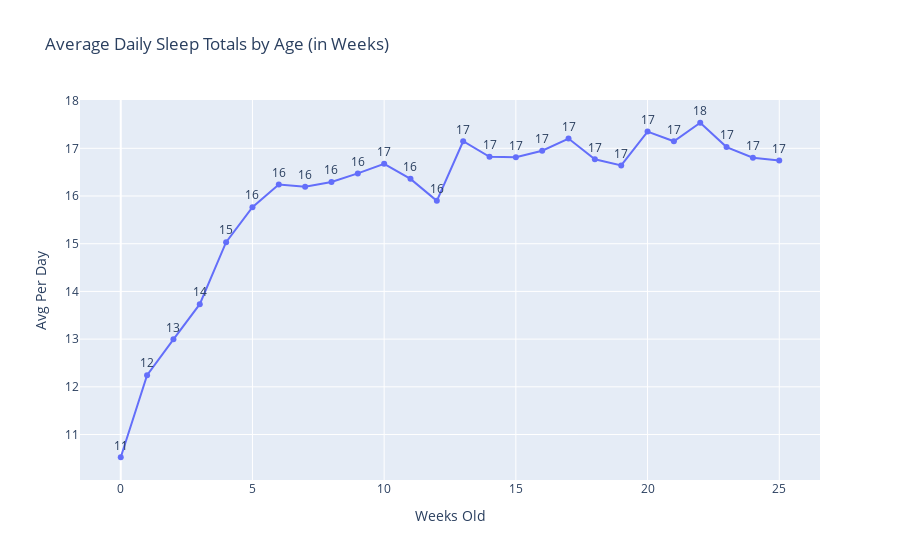

This figure's notebook cell:
### Code cell
fig_weekly_sleep = px.line(
    df_weekly_sleep, x = 'Weeks Old', y = 'Avg Per Day',
    title = 'Average Daily Sleep Totals by Age (in Weeks)',
    text = 'Rounded Avg Per Day')
fig_weekly_sleep.update_traces(textposition = 'top center')
fig_weekly_sleep.write_html(
    f'{visualizations_folder}weekly_total_sleep.html')
fig_weekly_sleep.write_image(
    f'{visualizations_folder}weekly_total_sleep.png', scale = 4)
fig_weekly_sleep

### Figure 1 — Plotly figure (JSON) as saved in the notebook; plotly's stock layout.template omitted (floating-point values rounded to 4 significant figures)
{"data": [{"hovertemplate": "Weeks Old=%{x}<br>Avg Per Day=%{y}<br>Rounded Avg Per Day=%{text}<extra></extra>", "legendgroup": "", "line": {"color": "#636efa", "dash": "solid"}, "marker": {"symbol": "circle"}, "mode": "lines+markers+text", "name": "", "orientation": "v", "showlegend": false, "text": [11, 12, 13, 14, 15, 16, 16, 16, 16, 16, 17, 16, 16, 17, 17, 17, 17, 17, 17, 17, 17, 17, 18, 17, 17, 17], "textposition": "top center", "type": "scatter", "x": [0, 1, 2, 3, 4, 5, 6, 7, 8, 9, 10, 11, 12, 13, 14, 15, 16, 17, 18, 19, 20, 21, 22, 23, 24, 25], "xaxis": "x", "y": [10.52, 12.25, 13.0, 13.73, 15.03, 15.77, 16.24, 16.19, 16.29, 16.47, 16.67, 16.36, 15.9, 17.15, 16.82, 16.81, 16.95, 17.2, 16.77, 16.64, 17.35, 17.15, 17.54, 17.03, 16.8, 16.74], "yaxis": "y"}], "layout": {"legend": {"tracegroupgap": 0}, "title": {"text": "Average Daily Sleep Totals by Age (in Weeks)"}, "xaxis": {"anchor": "y", "domain": [0, 1], "title": {"text": "Weeks Old"}}, "yaxis": {"anchor": "x", "domain": [0, 1], "title": {"text": "Avg Per Day"}}}}
